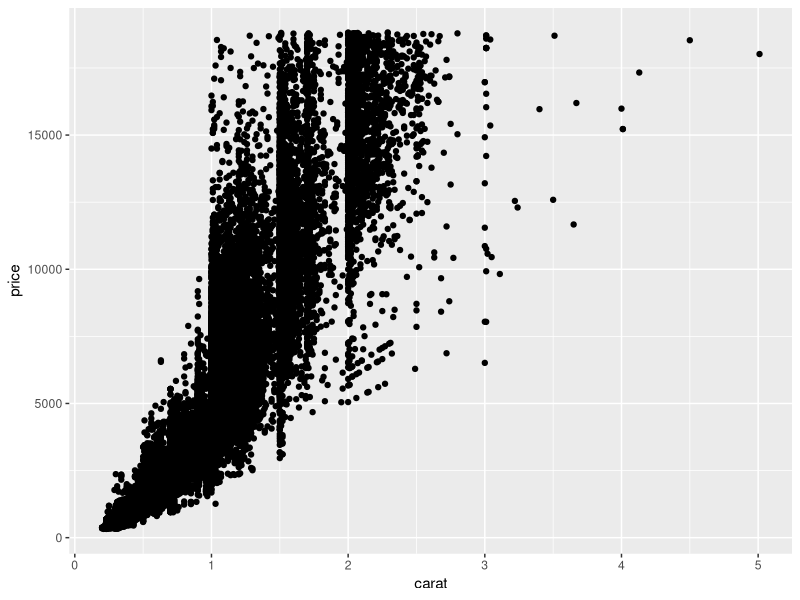
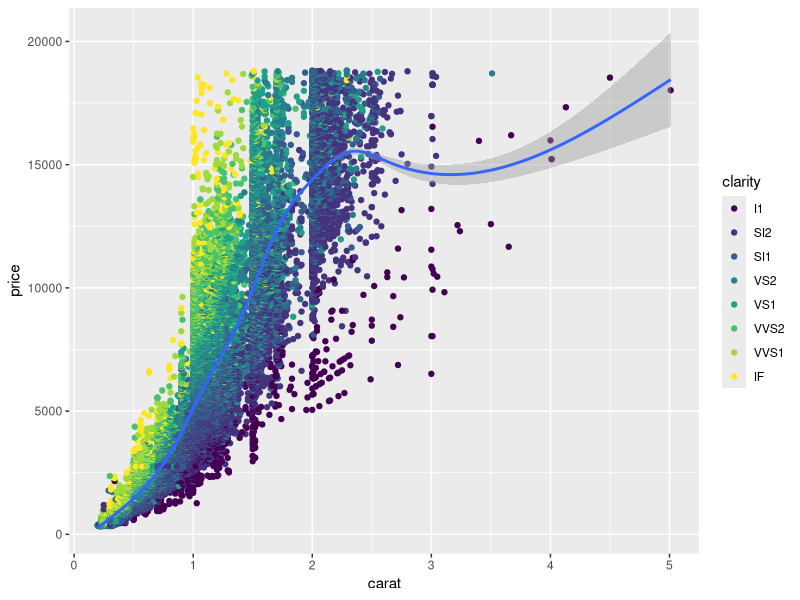
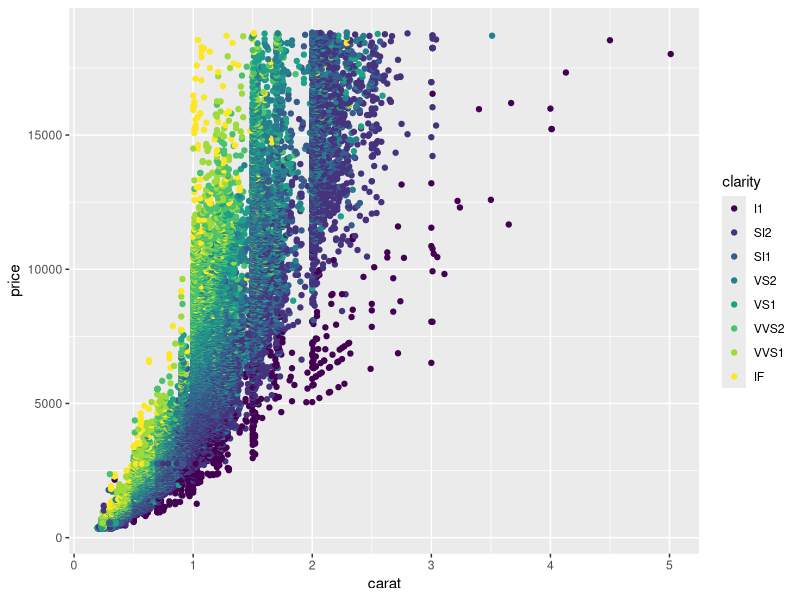
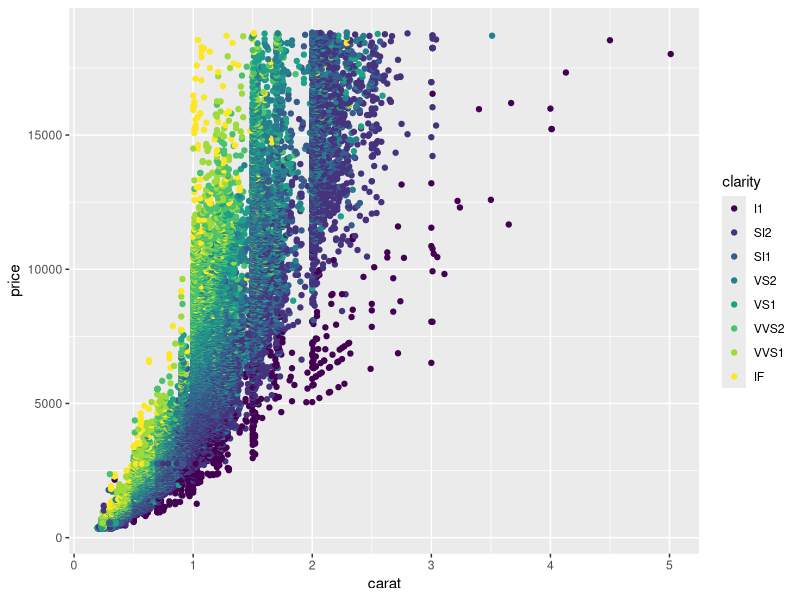
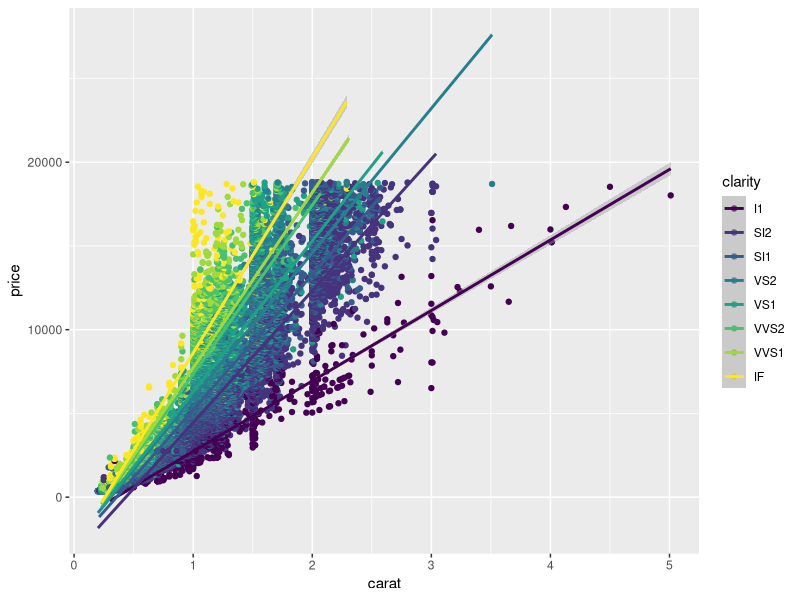
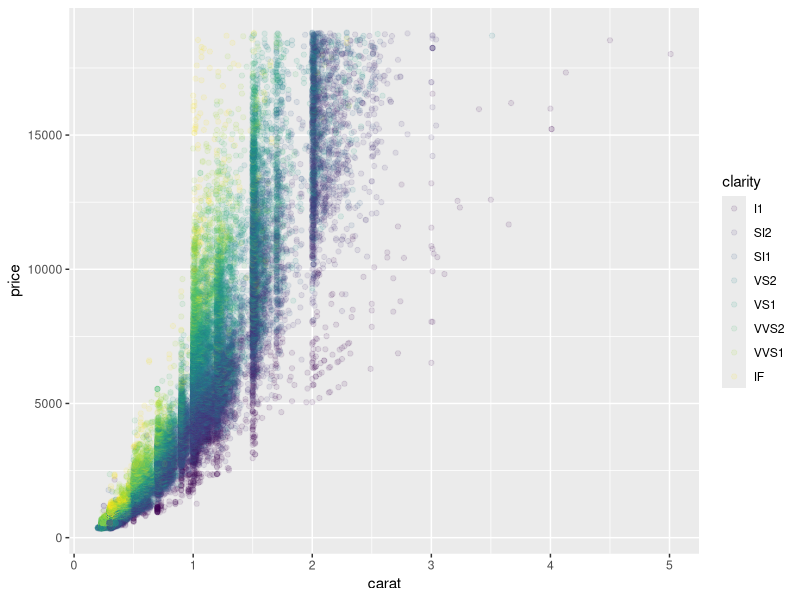
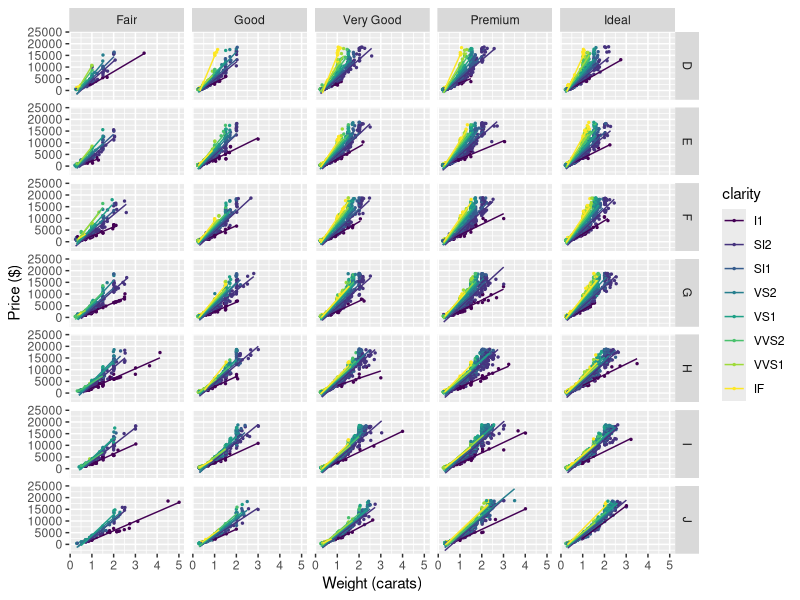

Here is the R script that generated these plots, in order: (Note: this script raises an error after producing the figures.)
## ---- chunk 1
library(tidyverse)
## ---- chunk 2
head(diamonds)
## ---- chunk 3
ggplot(diamonds, aes(x = carat, y = price)) + 
  geom_point()
## ---- chunk 4
ggplot(diamonds, aes(x = carat, y = price)) + 
  geom_point(aes(color = clarity)) + 
  geom_smooth()
## ---- chunk 5
p <- ggplot(diamonds, aes(x=carat, y=price)) # first you set the aesthetic and dataset

p <- p + geom_point(aes(color = clarity)) # and you can  add layers to the plot

p
## ---- chunk 6
3 + 7
## ---- chunk 7
ggplot(diamonds, aes(x=carat, y=price)) + 
  geom_point(aes(color = clarity)) 
## ---- chunk 8
ggplot(diamonds, aes(x=carat, y=price, color = clarity)) + 
  geom_point() +
  geom_smooth(method = "lm")
## ---- chunk 9
ggplot(diamonds, aes(x=carat, y=price, color = clarity)) + 
  geom_point(alpha = .1) # pch = "." 
## ---- chunk 10
ggplot(diamonds, aes(x = carat, y = price, color = clarity)) + 
  geom_point(size = .5) +
  facet_grid(color ~ cut) + 
  geom_smooth(method = "lm", se = FALSE, size = .5) + 
  xlab("Weight (carats)") + 
  ylab("Price ($)")
## ---- chunk 11
...
## ---- chunk 12
diamonds_summary <- diamonds |>
  mutate(carat_bin = ceiling(carat * 4)/4) |> # bin by .25
  group_by(carat_bin, color, clarity) |>
  summarise(n = n(), 
            ci = 1.96 * sd(price) / sqrt(n), 
            price = mean(price))

View(diamonds_summary)
## ---- chunk 13
ggplot(diamonds_summary, aes(x = carat_bin, y = price)) + 
  geom_point() 
## ---- chunk 14
ggplot(diamonds_summary, aes(x = carat_bin, y = price, color = clarity)) + 
  geom_point() + 
  geom_smooth() + 
  facet_wrap(~clarity)
## ---- chunk 15
diamonds_summary <- diamonds |>
  mutate(carat_bin = ceiling(carat * 4)/4) |> # bin by .25
  group_by(carat_bin, clarity) |>
  summarise(n = n(), 
            ci = 1.96 * sd(price) / sqrt(n), 
            price = mean(price))

ggplot(diamonds_summary, 
       aes(x = carat_bin, y = price, color = clarity)) + 
  geom_pointrange(aes(ymin = price - ci, ymax = price + ci), size = .1) + 
  geom_smooth() + 
  facet_wrap(~clarity)
## ---- chunk 16
ggplot(diamonds_summary, 
       aes(x = carat_bin, y = price, color = clarity)) + 
  geom_point(aes(size = n)) + 
  geom_linerange(aes(ymin = price - ci, ymax = price + ci)) + 
  geom_smooth() + 
  facet_wrap(~clarity)
## ---- chunk 17
ggplot(diamonds, aes(x = carat, y = price, 
                     col = cut)) + 
  geom_point() + 
  facet_wrap(~clarity) 
## ---- chunk 18


